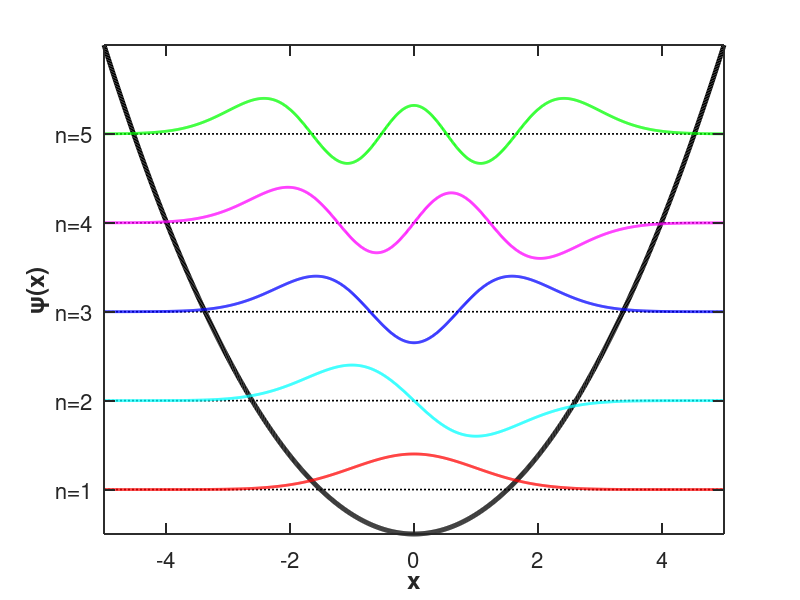

The MATLAB script that drew this image:
clear; clc;

% ---- Load stitched modes (change names if yours differ) ----
m1 = load('pw_n0.dat');   % ground state
m2 = load('pw_n1.dat');   % 1st excited
m3 = load('pw_n2.dat');   % 2nd excited
m4 = load('pw_n3.dat');   % 3rd excited
m5 = load('pw_n4.dat');   % 4th excited

x1 = m1(:,1); psi1 = m1(:,3); V1 = m1(:,2);
x2 = m2(:,1); psi2 = m2(:,3); V2 = m2(:,2);
x3 = m3(:,1); psi3 = m3(:,3); V3 = m3(:,2);
x4 = m4(:,1); psi4 = m4(:,3); V4 = m4(:,2);
x5 = m5(:,1); psi5 = m5(:,3); V5 = m5(:,2);

% ---------------- crop to x in [xlo, xhi] ----------------
xlo = -5; xhi = 5;
mask1 = (x1>=xlo & x1<=xhi); x1 = x1(mask1); psi1 = psi1(mask1); V1 = V1(mask1);
mask2 = (x2>=xlo & x2<=xhi); x2 = x2(mask2); psi2 = psi2(mask2); V2 = V2(mask2);
mask3 = (x3>=xlo & x3<=xhi); x3 = x3(mask3); psi3 = psi3(mask3); V3 = V3(mask3);
mask4 = (x4>=xlo & x4<=xhi); x4 = x4(mask4); psi4 = psi4(mask4); V4 = V4(mask4);
mask5 = (x5>=xlo & x5<=xhi); x5 = x5(mask5); psi5 = psi5(mask5); V5 = V5(mask5);

% Use one grid for potential outline (after cropping)
xV = x5; V = V5;

% ---- Normalize wavefunctions *after* cropping ----
psi1 = psi1 ./ max(abs(psi1));
psi2 = psi2 ./ max(abs(psi2));
psi3 = psi3 ./ max(abs(psi3));
psi4 = psi4 ./ max(abs(psi4));
psi5 = psi5 ./ max(abs(psi5));

% ---- Display offsets (just for stacking) ----
E1 = 1.0; E2 = 3.0; E3 = 5.0; E4 = 7.0; E5 = 9.0;

amp = 0.8;                      % visual amplitude scale
y1 = E1 + amp*psi1;
y2 = E2 + amp*psi2;
y3 = E3 + amp*psi3;
y4 = E4 + amp*psi4;
y5 = E5 + amp*psi5;

% ---- Scale the potential to sit below the top state (use cropped V) ----
maxV = max(V);
targetTop = E5 + 2.0;
s = (targetTop) / maxV;
yV = s * V;

% ---- Plot ----
figure(1); clf; hold on;

% Potential outline
plot(xV, yV, 'k-', 'LineWidth', 3.5, 'HandleVisibility', 'off');

% Energy guide lines (no legend entry)
plot([xlo xhi],[E1 E1],'k:','LineWidth',1.2,'HandleVisibility','off');
plot([xlo xhi],[E2 E2],'k:','LineWidth',1.2,'HandleVisibility','off');
plot([xlo xhi],[E3 E3],'k:','LineWidth',1.2,'HandleVisibility','off');
plot([xlo xhi],[E4 E4],'k:','LineWidth',1.2,'HandleVisibility','off');
plot([xlo xhi],[E5 E5],'k:','LineWidth',1.2,'HandleVisibility','off');

% Wavefunctions
p1 = plot(x1, y1, 'r-', 'LineWidth', 2);
p2 = plot(x2, y2, 'c-', 'LineWidth', 2);
p3 = plot(x3, y3, 'b-', 'LineWidth', 2);
p4 = plot(x4, y4, 'm-', 'LineWidth', 2);
p5 = plot(x5, y5, 'g-', 'LineWidth', 2);

% ---- Axes styling: boxed axes with ticks inward ----
xlabel('x','FontSize',20,'FontWeight','bold');
ylabel('\psi(x)','FontSize',20,'FontWeight','bold');

set(gca, ...
    'Box','on', ...             % draw full box
    'LineWidth',1.4, ...
    'TickDir','in', ...         % ticks inward
    'TickLength',[0.018 0.018], ...
    'XMinorTick','off','YMinorTick','off', ...
    'Layer','top', ...
    'FontSize',16);

% y-ticks as n-labels
yticks([E1 E2 E3 E4 E5]);
yticklabels({'n=1','n=2','n=3','n=4','n=5'});

xlim([xlo xhi]);
ylim([0, targetTop]);

set(gcf,'color','w'); drawnow;

% Save
print(gcf,'pw_psi_boxed','-dpng','-r300');

